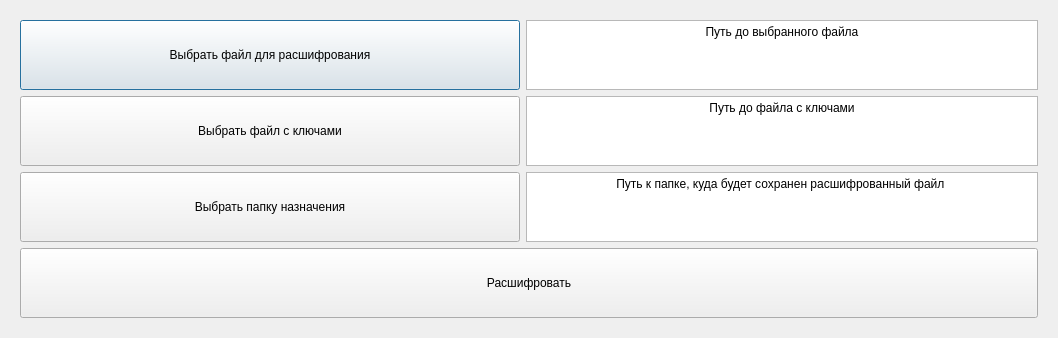
<?xml version="1.0" encoding="UTF-8"?>
<ui version="4.0">
 <class>DecryptWindow</class>
 <widget class="QDialog" name="DecryptWindow">
  <property name="geometry">
   <rect>
    <x>0</x>
    <y>0</y>
    <width>1058</width>
    <height>261</height>
   </rect>
  </property>
  <property name="minimumSize">
   <size>
    <width>950</width>
    <height>0</height>
   </size>
  </property>
  <property name="windowTitle">
   <string>Dialog</string>
  </property>
  <layout class="QVBoxLayout" name="verticalLayout_2">
   <item>
    <widget class="QWidget" name="widget" native="true">
     <property name="minimumSize">
      <size>
       <width>1000</width>
       <height>0</height>
      </size>
     </property>
     <property name="baseSize">
      <size>
       <width>0</width>
       <height>0</height>
      </size>
     </property>
     <layout class="QVBoxLayout" name="verticalLayout">
      <item>
       <layout class="QHBoxLayout" name="horizontalLayout">
        <item>
         <widget class="QPushButton" name="pushButton">
          <property name="sizePolicy">
           <sizepolicy hsizetype="Preferred" vsizetype="Preferred">
            <horstretch>0</horstretch>
            <verstretch>0</verstretch>
           </sizepolicy>
          </property>
          <property name="minimumSize">
           <size>
            <width>500</width>
            <height>0</height>
           </size>
          </property>
          <property name="text">
           <string>Выбрать файл для расшифрования</string>
          </property>
         </widget>
        </item>
        <item>
         <widget class="QTextBrowser" name="textBrowser">
          <property name="html">
           <string>&lt;!DOCTYPE HTML PUBLIC &quot;-//W3C//DTD HTML 4.0//EN&quot; &quot;http://www.w3.org/TR/REC-html40/strict.dtd&quot;&gt;
&lt;html&gt;&lt;head&gt;&lt;meta name=&quot;qrichtext&quot; content=&quot;1&quot; /&gt;&lt;meta charset=&quot;utf-8&quot; /&gt;&lt;style type=&quot;text/css&quot;&gt;
p, li { white-space: pre-wrap; }
hr { height: 1px; border-width: 0; }
li.unchecked::marker { content: &quot;\2610&quot;; }
li.checked::marker { content: &quot;\2612&quot;; }
&lt;/style&gt;&lt;/head&gt;&lt;body style=&quot; font-family:'Segoe UI'; font-size:9pt; font-weight:400; font-style:normal;&quot;&gt;
&lt;p align=&quot;center&quot; style=&quot; margin-top:0px; margin-bottom:0px; margin-left:0px; margin-right:0px; -qt-block-indent:0; text-indent:0px;&quot;&gt;Путь до выбранного файла&lt;/p&gt;&lt;/body&gt;&lt;/html&gt;</string>
          </property>
         </widget>
        </item>
       </layout>
      </item>
      <item>
       <layout class="QHBoxLayout" name="horizontalLayout_4">
        <item>
         <widget class="QPushButton" name="pushButton_4">
          <property name="sizePolicy">
           <sizepolicy hsizetype="Preferred" vsizetype="Preferred">
            <horstretch>0</horstretch>
            <verstretch>0</verstretch>
           </sizepolicy>
          </property>
          <property name="minimumSize">
           <size>
            <width>500</width>
            <height>0</height>
           </size>
          </property>
          <property name="text">
           <string>Выбрать файл с ключами</string>
          </property>
         </widget>
        </item>
        <item>
         <widget class="QTextBrowser" name="textBrowser_3">
          <property name="html">
           <string>&lt;!DOCTYPE HTML PUBLIC &quot;-//W3C//DTD HTML 4.0//EN&quot; &quot;http://www.w3.org/TR/REC-html40/strict.dtd&quot;&gt;
&lt;html&gt;&lt;head&gt;&lt;meta name=&quot;qrichtext&quot; content=&quot;1&quot; /&gt;&lt;meta charset=&quot;utf-8&quot; /&gt;&lt;style type=&quot;text/css&quot;&gt;
p, li { white-space: pre-wrap; }
hr { height: 1px; border-width: 0; }
li.unchecked::marker { content: &quot;\2610&quot;; }
li.checked::marker { content: &quot;\2612&quot;; }
&lt;/style&gt;&lt;/head&gt;&lt;body style=&quot; font-family:'Segoe UI'; font-size:9pt; font-weight:400; font-style:normal;&quot;&gt;
&lt;p align=&quot;center&quot; style=&quot; margin-top:0px; margin-bottom:0px; margin-left:0px; margin-right:0px; -qt-block-indent:0; text-indent:0px;&quot;&gt;Путь до файла с ключами&lt;/p&gt;&lt;/body&gt;&lt;/html&gt;</string>
          </property>
         </widget>
        </item>
       </layout>
      </item>
      <item>
       <layout class="QHBoxLayout" name="horizontalLayout_2">
        <item>
         <widget class="QPushButton" name="pushButton_2">
          <property name="sizePolicy">
           <sizepolicy hsizetype="Preferred" vsizetype="Preferred">
            <horstretch>0</horstretch>
            <verstretch>0</verstretch>
           </sizepolicy>
          </property>
          <property name="minimumSize">
           <size>
            <width>500</width>
            <height>0</height>
           </size>
          </property>
          <property name="text">
           <string>Выбрать папку назначения</string>
          </property>
         </widget>
        </item>
        <item>
         <widget class="QTextBrowser" name="textBrowser_2">
          <property name="html">
           <string>&lt;!DOCTYPE HTML PUBLIC &quot;-//W3C//DTD HTML 4.0//EN&quot; &quot;http://www.w3.org/TR/REC-html40/strict.dtd&quot;&gt;
&lt;html&gt;&lt;head&gt;&lt;meta name=&quot;qrichtext&quot; content=&quot;1&quot; /&gt;&lt;meta charset=&quot;utf-8&quot; /&gt;&lt;style type=&quot;text/css&quot;&gt;
p, li { white-space: pre-wrap; }
hr { height: 1px; border-width: 0; }
li.unchecked::marker { content: &quot;\2610&quot;; }
li.checked::marker { content: &quot;\2612&quot;; }
&lt;/style&gt;&lt;/head&gt;&lt;body style=&quot; font-family:'Segoe UI'; font-size:9pt; font-weight:400; font-style:normal;&quot;&gt;
&lt;p align=&quot;center&quot; style=&quot; margin-top:0px; margin-bottom:0px; margin-left:0px; margin-right:0px; -qt-block-indent:0; text-indent:0px;&quot;&gt;Путь к папке, куда будет сохранен расшифрованный файл &lt;/p&gt;&lt;/body&gt;&lt;/html&gt;</string>
          </property>
         </widget>
        </item>
       </layout>
      </item>
      <item>
       <widget class="QPushButton" name="pushButton_3">
        <property name="sizePolicy">
         <sizepolicy hsizetype="Preferred" vsizetype="Preferred">
          <horstretch>0</horstretch>
          <verstretch>0</verstretch>
         </sizepolicy>
        </property>
        <property name="minimumSize">
         <size>
          <width>0</width>
          <height>70</height>
         </size>
        </property>
        <property name="text">
         <string>Расшифровать</string>
        </property>
       </widget>
      </item>
     </layout>
    </widget>
   </item>
  </layout>
 </widget>
 <resources/>
 <connections/>
</ui>
